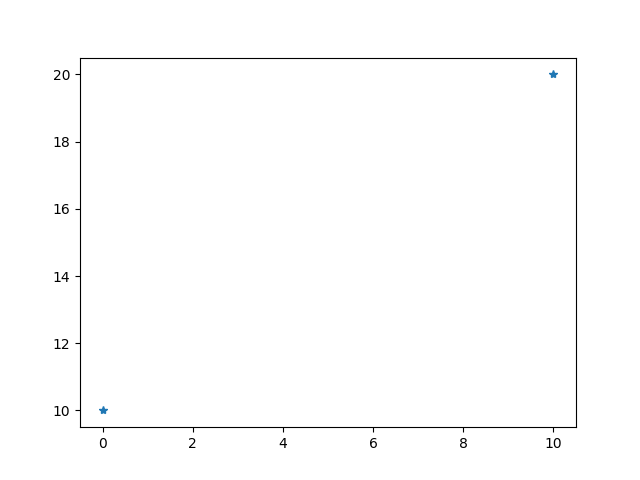

The script that drew this image:
import matplotlib.pyplot as mp
import numpy as np
mp.plot(np.array([0,10]),np.array([10,20]),'*')
mp.show()
